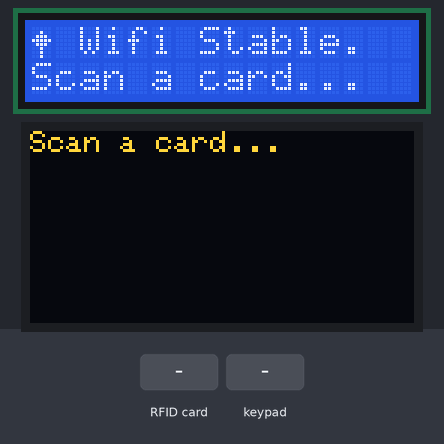
A program run on a simulated ESP32. Parts: 16×2 character LCD, 128×64 one-colour display. Inputs (shaded band) come from the test bench. The OLED is the two-colour kind (top 16 rows yellow); WiFi joins after 1.5 s; servers stay silent unless stated; what the program prints to the serial monitor is not drawn.

Above: at 5.9 s.
6.0 s: RFID card 04 9D BE 2B held to the reader
At 6.8 s:
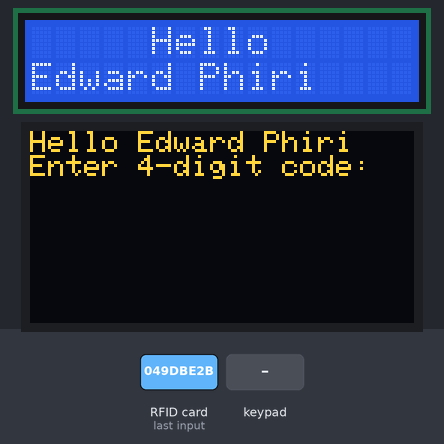
9.0 s: keypad keys 1 3 1 4 2 7 2 6 pressed 0.4 s apart
At 10.9 s:
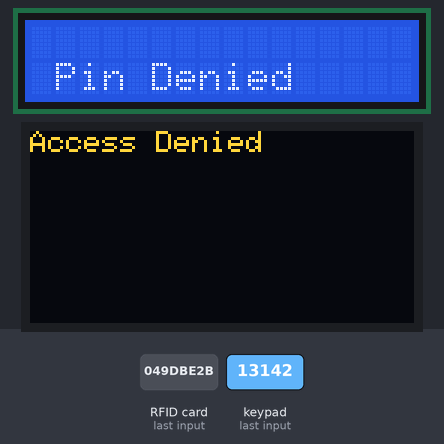
13.7 s: RFID card BD 56 C1 BF held to the reader
At 14.5 s:
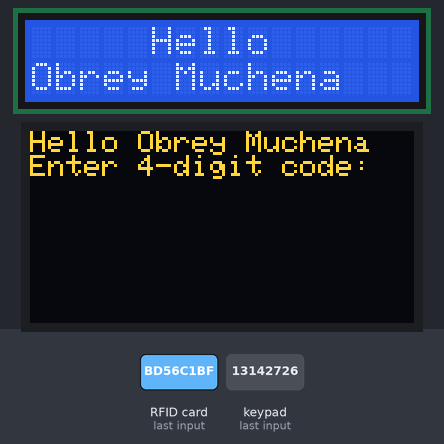
16.7 s: RFID card 1D 59 CB BF held to the reader
19.7 s: key '1' pressed
At 22.69 s:
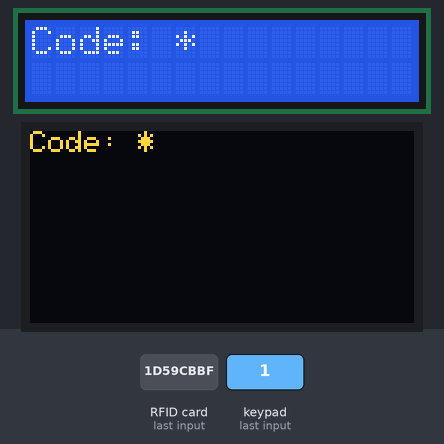
22.7 s: key '2' pressed
At 23.6 s:
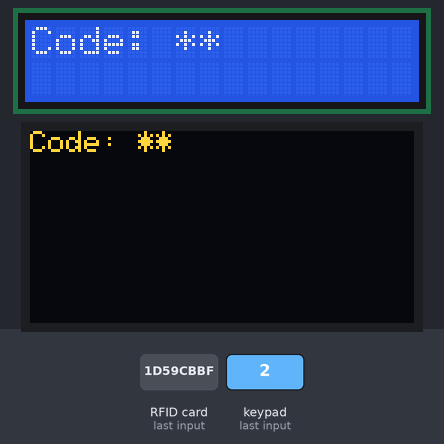
Timing chart, 0 to 25.3 s (numbered marks = the images above; inputs shaded):
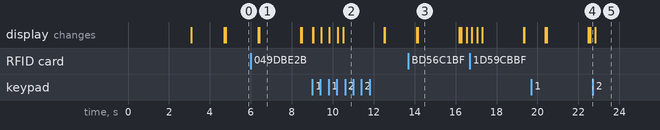

Measured:
- after the input at 6.0 s, the display: first changes after 0.35 s (image 1 shows a later state)
- after the input at 9.0 s, the display: first changes at once (image 2 shows a later state)
- after the input at 13.7 s, the display: first changes after 0.40 s (image 3 shows a later state)
- after the input at 22.7 s, the display: changes after 0.13 s (image 5)
- what the display in image 1 shows lasts 2.0 s, from 6.4 s to 8.4 s

The program:

main.cpp
```cpp
#include <Wire.h>
//include keypad library in the directory called lib
#include <SPI.h>
//include MFRC522 library in the directory called lib
#include <MFRC522.h>
//include Adafruit_GFX and Adafruit_SSD1306 library in the directory called lib
#include <Adafruit_GFX.h>
#include <Adafruit_SSD1306.h>
//include LiquidCrystal_I2C library in the directory called lib
#include <LiquidCrystal_I2C.h>
//include keypad library in the directory called lib
#include <Keypad.h>
//include wifi and HTTPClient library in the directory called lib
#include <WiFi.h>
#include <HTTPClient.h>

// RFID pins
#define SS_PIN 21
#define RST_PIN 22

// OLED configuration
#define SCREEN_WIDTH 128
#define SCREEN_HEIGHT 64
#define OLED_ADDRESS 0x3C  // Default I2C address

// I2C pins for ESP32 to OLED
#define I2C_SDA 2
#define I2C_SCL 15

// Keypad configuration
const byte ROWS = 4;
const byte COLS = 4;
char keys[ROWS][COLS] = {
  {'1', '2', '3', 'A'},
  {'4', '5', '6', 'B'},
  {'7', '8', '9', 'C'},
  {'*', '0', '#', 'D'}
};

byte rowPins[ROWS] = {13, 14, 27, 26};
byte colPins[COLS] = {25, 33, 32, 35};
Keypad keypad = Keypad(makeKeymap(keys), rowPins, colPins, ROWS, COLS);

// Create instances for RFID and OLED
MFRC522 rfid(SS_PIN, RST_PIN);
Adafruit_SSD1306 display(SCREEN_WIDTH, SCREEN_HEIGHT, &Wire, -1);

// Wi-Fi Credentials
const char* ssid = "Mr.Boring";
const char* password = "##ONETWOTHREE45678";

//Wifi Symbol
byte wifiSymbol[] = {
  B00000,
  B00100,
  B01110,
  B11111,
  B01110,
  B00100,
  B00100,
  B00100
};


// Firebase Firestore project details
const String FIREBASE_HOST = "https://firestore.googleapis.com/v1/projects/update-a33ce/databases/(default)/documents";
const String API_KEY = "AIzaSyCnkDqjRK3RERg4RbOpGEY7JMDDTzqUHvw";
const String COLLECTION_PATH = "/pockets";
const String DOCUMENT_ID = "main-pocket";
/*
const String COLLECTION_PATH = "/test-collection";
const String DOCUMENT_ID = "test-document";
*/

// Known card UIDs and associated names and codes
const byte knownUIDs[][4] = {
  {0x4, 0x9D, 0xBE, 0x2B},  // Edward
  {0xBD, 0x56, 0xC1, 0xBF}, // Obrey
  {0x1D, 0x59, 0xCB, 0xBF}  // Ceicilia
};
const char* userNames[] = {"Edward Phiri", "Obrey Muchena", "Ceicilia Phiri"};
const int secretCodes[] = {1234, 5678, 9101};
const int numKnownCards = 3;

// Set the I2C address of the LCD, typically 0x27 or 0x3F
LiquidCrystal_I2C lcd(0x27, 16, 2);  // 16 columns and 2 rows

void displayMessage(String message);
String getUIDString();
int getUserIndex();
bool validateCode(int userIndex);
void displayAccessStatus(bool granted);
void promptForAmount();
void sendDataToFirestore(String amount);
void reconnectWiFi();
int extractAmount(String jsonResponse);

void setup() {
  Serial.begin(9600);

  // Initialize I2C communication with GPIO 4 as SDA and GPIO 5 as SCL
  Wire.begin(4, 5);  // SDA = GPIO 4, SCL = GPIO 5
  // Initialize the LCD
  lcd.init();
  lcd.backlight();  // Turn on the backlight

  // Print a message on the LCD
  lcd.setCursor(4, 0);  // Column 0, Row 0
  lcd.print("DigiSave");
  // Print a message on the LCD
  lcd.setCursor(3, 1);  // Column 0, Row 0
  lcd.print("Save Smart");
  delay(3000);
  lcd.clear();

  WiFi.begin(ssid, password);
  Serial.println("Connecting to " + String(ssid));
  while (WiFi.status() != WL_CONNECTED) {
    delay(500);
    Serial.print(".");
  }
  Serial.println("\nConnected to " + String(ssid));
  Serial.println("IP Address: " + WiFi.localIP().toString());

  SPI.begin();
  rfid.PCD_Init();
  Wire.begin(I2C_SDA, I2C_SCL);

  if (!display.begin(SSD1306_SWITCHCAPVCC, OLED_ADDRESS)) {
    Serial.println("OLED initialization failed!");
    while (true);
  }


  displayMessage("Scan a card...");//display the message on the OLED screen
  //lcd.setCursor(0,0);
  //lcd.print("Scan a card...");
  //Wifi Symbol
  //lcd.print("WIFI-GOOD");
  lcd.createChar(0, wifiSymbol);
  lcd.home();
  lcd.write(0);
  lcd.setCursor(1,0);
  lcd.print(" Wifi Stable");
  lcd.setCursor(0,1);
  lcd.print("Scan a card...");
}

void loop() {
  if (!rfid.PICC_IsNewCardPresent() || !rfid.PICC_ReadCardSerial()) {
    delay(500);
    return;
  }

  String uidString = getUIDString();
  Serial.println("Card detected. UID: " + uidString);

  int userIndex = getUserIndex();
  if (userIndex != -1) {
    displayMessage("Hello " + String(userNames[userIndex]) + "\nEnter 4-digit code:");

    lcd.clear();
    lcd.setCursor(5,0);
    lcd.print("Hello");
    lcd.setCursor(0,1);
    lcd.print(String(userNames[userIndex]));
    delay(2000);

    //If access is granted will proceed to another step
    bool accessGranted = validateCode(userIndex);
    displayAccessStatus(accessGranted);

    if (accessGranted) {
      promptForAmount();
    }
  } else {
    displayMessage("Unknown\nUID: " + uidString);
  }

  rfid.PICC_HaltA();
  rfid.PCD_StopCrypto1();
  delay(1000);
}

void displayMessage(String message) {
  //OLED
  display.clearDisplay();
  display.setTextSize(1);
  display.setTextColor(SSD1306_WHITE);
  display.setCursor(0, 0);
  display.println(message);
  display.display();
  //LCD
  lcd.clear();
  lcd.setCursor(0,0);
  lcd.print(message);
}

String getUIDString() {
  String uidString = "";
  for (byte i = 0; i < rfid.uid.size; i++) {
    uidString += String(rfid.uid.uidByte[i], HEX);
    if (i < rfid.uid.size - 1) uidString += " ";
  }
  return uidString;
}

int getUserIndex() {
  for (int k = 0; k < numKnownCards; k++) {
    bool match = true;
    for (byte i = 0; i < rfid.uid.size; i++) {
      if (rfid.uid.uidByte[i] != knownUIDs[k][i]) {
        match = false;
        break;
      }
    }
    if (match) return k;
  }
  return -1;
}

bool validateCode(int userIndex) {
  String correctCode = String(secretCodes[userIndex]);
  String enteredCode = "";

  displayMessage("Enter 4-digit code:");;// if using an OLED the the message on the lCD display

  lcd.clear();
  lcd.setCursor(3,0);//setting the cursor position on the number 3rd position
  lcd.print("Enter Your");// if using an LCD dispaly 16,2 the the message on the lCD display
  lcd.setCursor(2,1);//set the position on the second row and cursor postion in the 2nd
  lcd.print("4 Digit Pin");// if using an LCD dispaly 16,2 the the message on the lCD display

  while (enteredCode.length() < 4) {
    char key = keypad.getKey();
    if (key) {
      enteredCode += key;

      String maskedCode = "";
      for (int i = 0; i < enteredCode.length(); i++) {
        maskedCode += '*';
      }
      displayMessage("Code: " + maskedCode);
      delay(200);
    }
  }
  return enteredCode == correctCode;
}

void displayAccessStatus(bool granted) {
  if (granted) {
    displayMessage("Access Granted");
    lcd.clear();
    lcd.setCursor(1,0);
    lcd.print("Pin OK");
    delay(3000);
  } else {
    displayMessage("Access Denied");
    lcd.clear();
    lcd.setCursor(1,1);
    lcd.print("Pin Denied");
    delay(2000);
  }
  displayMessage("Scan a card...");
}


/*
String formatAmount(String rawAmount) {

  if (rawAmount.length() < 3) rawAmount = "00" + rawAmount;

  String integerPart = rawAmount.substring(0, rawAmount.length() - 2);
  String decimalPart = rawAmount.substring(rawAmount.length() - 2);

  String formattedInteger = "";
  int count = 0;
  for (int i = integerPart.length() - 1; i >= 0; i--) {
    formattedInteger = integerPart[i] + formattedInteger;
    count++;
    if (count == 3 && i != 0) {
      formattedInteger = "," + formattedInteger;
      count = 0;
    }
  }

  return "ZMW " + formattedInteger + "." + decimalPart;
}
*/

void promptForAmount() {
  String amount = "";
  displayMessage("Enter amount ($):");
  lcd.clear();//Clear
  lcd.setCursor(0,0);
  lcd.print("Enter amount ($):");


  while (true) {
    char key = keypad.getKey();
    if (key) {
      if (key == '#') {
        if (amount.isEmpty()) {
          //OLED
          displayMessage("Amount cannot be empty");
          //LCD Display
          lcd.clear();
          lcd.setCursor(0,0);
          lcd.print("Amount cannot be empty");
          delay(1000);
          lcd.clear();
          displayMessage("Enter amount ($):");
          continue;
        }

        if (WiFi.status() == WL_CONNECTED) {
          sendDataToFirestore(amount);

          // Display success message after sending data on the OLED
          displayMessage("Amount Banked");
          // Display success message after sending data on the LCD display
          lcd.clear();
          lcd.setCursor(1,0);
          lcd.print("Amount Banked");
          lcd.setCursor(4,1);
          lcd.print("Success!");
          delay(6000);
          //Asing Ususer to rescan the card if want to make a deposit
          displayMessage("Scan a card...");
          lcd.clear();
          lcd.setCursor(0,0);
          //lcd.print("WIFI-GOOD");
          lcd.createChar(0, wifiSymbol);
          lcd.home();
          lcd.write(0);
          lcd.setCursor(1,0);
          lcd.print("-Wifi Stable");
          lcd.setCursor(0,1);
          lcd.print("Scan a card...");
        } else {
          reconnectWiFi();
        }
        return;
      } else if (isdigit(key)) {
        amount += key;
        displayMessage("Amount: $" + amount);
      }
    }
  }
}


void sendDataToFirestore(String amount) {
  HTTPClient http;
  String url = FIREBASE_HOST + COLLECTION_PATH + "/" + DOCUMENT_ID + "?key=" + API_KEY;

  http.begin(url);
  int getResponseCode = http.GET();
  if (getResponseCode > 0) {
    int currentAmount = extractAmount(http.getString());
    int newAmount = currentAmount + amount.toInt();

    String jsonPayload = "{ \"fields\": { \"message\": {\"stringValue\": \"ZMW: " + String(newAmount) + "\"} } }";

    http.begin(url);
    http.addHeader("Content-Type", "application/json");
    int patchResponseCode = http.PATCH(jsonPayload);

    if (patchResponseCode > 0) {
      Serial.println("Update successful: " + http.getString());
    }
  }
  http.end();
}

int extractAmount(String jsonResponse) {
  int startIndex = jsonResponse.indexOf("\"ZMW: ") + 6;
  int endIndex = jsonResponse.indexOf("\"", startIndex);
  return jsonResponse.substring(startIndex, endIndex).toInt();
}

void reconnectWiFi() {
  WiFi.disconnect();
  WiFi.begin(ssid, password);
  while (WiFi.status() != WL_CONNECTED) delay(500);
}
```
